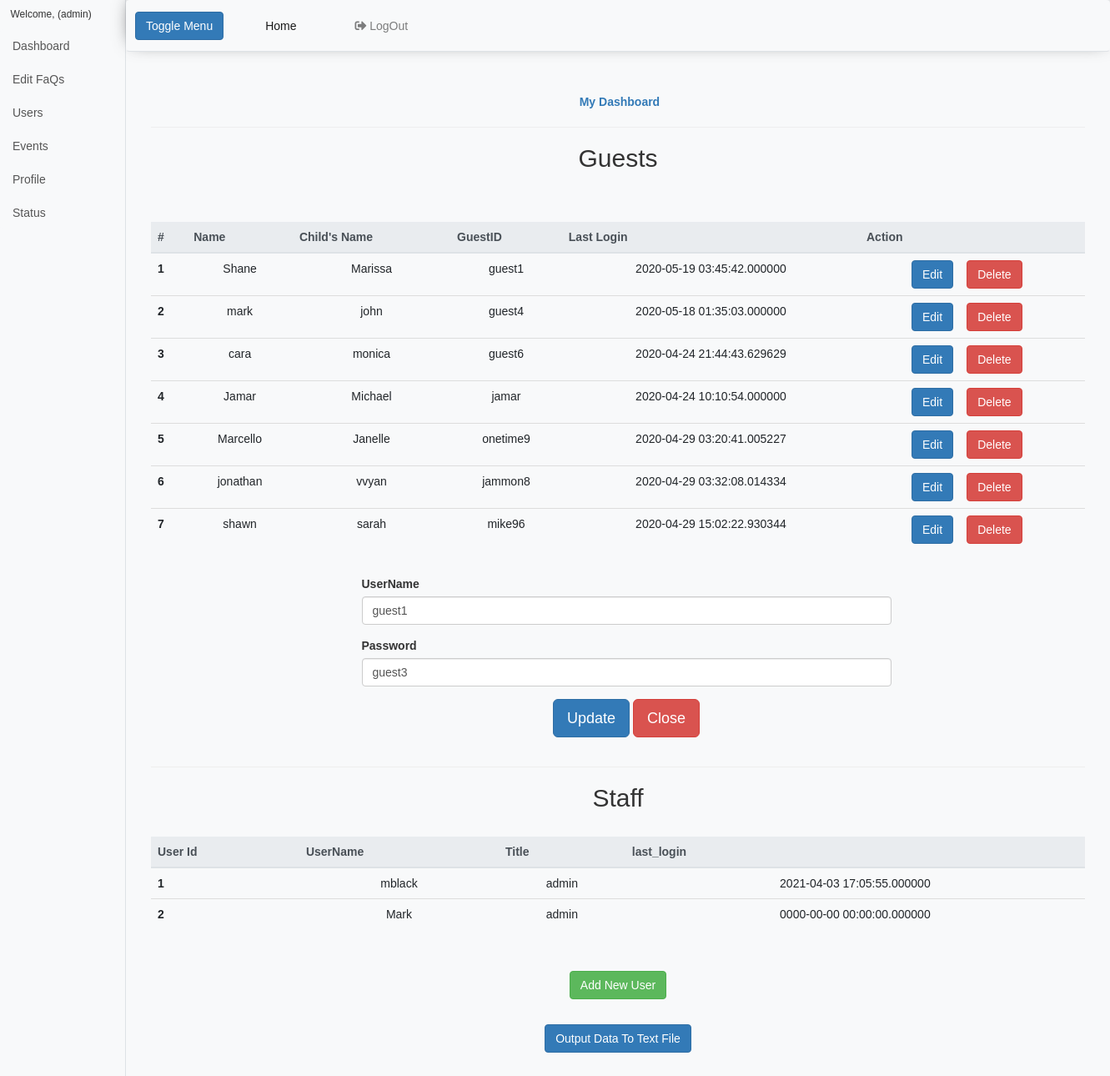
Screenshot of /Hospital/dashboardUsers?edit_user=2 with the database file from the repository.
### tables this page shows
CREATE TABLE `users` (
  `id` int(16) NOT NULL,
  `name` varchar(255) DEFAULT NULL,
  `child_name` varchar(255) DEFAULT NULL,
  `username` varchar(16) NOT NULL,
  `password` varchar(16) NOT NULL,
  `role` varchar(255) NOT NULL DEFAULT 'guest',
  `last_login` timestamp(6) NOT NULL DEFAULT current_timestamp(6) ON UPDATE current_timestamp(6)
);

### Hospital/includes/autoloader.php (called while the page is built, shortened)
<?php
function myAutoLoader($className)
{
	$searchFiles = array(
       	    INCLUDES_DIR.$className.'.php',
			    );
    foreach ($searchFiles as $file) {
    	if (file_exists($file)) {
			return;
    	}
    }
}

### Hospital/includes/manageUsersClass.php (called while the page is built, shortened)
<?php
class manageUsersClass {
  public function getAllUsers()
  {
    $conn = new databaseClass(DB_HOST,DB_UNAME,DB_PASS,DB_DBNAME);
    $stmt = "SELECT * FROM users;";
    $result =  mysqli_query($conn->getDB(),$stmt);
    $resultcheck = mysqli_num_rows($result);
    if($resultcheck > 0)
    {
      while($row = mysqli_fetch_assoc($result))
      {
        $users[] = $row;
      }
      return $users;
    }
  }
public function editUser($userid)
{
  $id = $userid;
  $db = new databaseClass(DB_HOST,DB_UNAME,DB_PASS,DB_DBNAME);
  $conn = $db->getDB();
  $stmt = $conn->query( "SELECT * FROM users WHERE id=$id;");
  if(mysqli_num_rows($stmt) == 1)
  {
       $row = $stmt->fetch_array( );
       return $row;
  }
}
}

### Hospital/includes/databaseClass.php (called while the page is built, shortened)
<?php
class databaseClass
{
  private $_mysqli;
  public function __construct(string $db_host,string $users,string $password,string $db_name)
  {
    $this->_mysqli = new mysqli($db_host,$users,$password,$db_name);
  }
  public function getDB()
  {
    return $this->_mysqli;
  }
}

### Hospital/includes/process.php (called while the page is built, shortened)
<?php
  $output = new manageUsersClass();
if(isset($_GET['edit_user']))
{
$id = $_GET['edit_user'];
$vals = $output->editUser($id);
$U_username = $vals['username'];
$U_password = $vals['password'];
}

### Hospital/dashboardUsers.php (the view, shortened to what this page needs)
<?php
$getUsers = new manageUsersClass();
$users = $getUsers->getAllUsers();
$countGuest = 0;
$countStaff = 0;
?>
<?php $user = $_SESSION['user']; ?>
<!DOCTYPE html>
<html lang="en">
<head>
    <link rel="stylesheet" href="https://maxcdn.bootstrapcdn.com/bootstrap/4.4.1/css/bootstrap.min.css">
    <link rel="stylesheet" href="https://use.fontawesome.com/releases/v5.6.3/css/all.css"
>
    <link rel="stylesheet" type="text/css" href="css/style.css">
</head>
<body class="bg-light">
    <link href="vendor/bootstrap/css/bootstrap.min.css" rel="stylesheet">
    <link rel="stylesheet" type="text/css" href="css/style.css">
    <link href="css/simple-sidebar.css" rel="stylesheet">
    </head>
    <body class="bg-light">
        <div class="d-flex" id="wrapper">
            <div class="bg-light border-right" id="sidebar-wrapper">
                <div class="sidebar-heading">Welcome, <?php echo $user ?> (admin)</div>
                <div class="list-group list-group-flush">
                    <a href="#" class="list-group-item list-group-item-action bg-light">Dashboard</a>
                    <a href=dashboardFaqs class="list-group-item list-group-item-action bg-light">Edit FaQs</a>
                    <a href="dashboardUsers" class="list-group-item list-group-item-action bg-light">Users</a>
                    <a href="#" class="list-group-item list-group-item-action bg-light">Events</a>
                    <a href="#" class="list-group-item list-group-item-action bg-light">Profile</a>
                    <a href="#" class="list-group-item list-group-item-action bg-light">Status</a>
                </div>
            </div>
            <div id="page-content-wrapper">
                <nav class="navbar navbar-expand-lg navbar-expand-sm navbar-light bg-light border-bottom "
                    role="tablist">
                    <button class="btn btn-primary" id="menu-toggle">Toggle Menu</button>
                    <div class="collapse navbar-collapse" id="navbarSupportedContent">
                        <ul class="navbar-nav ml-auto mt-2 mt-lg-0">
                            <li class="nav-item active">
                                <a class="nav-link" href="index">Home <span class="sr-only">(current)</span></a>
                            </li>
                            <li class="nav-item">
                                <a class="nav-link" href="includes/logout"><i
                                        class="fas fa-sign-out-alt"></i>&nbspLogOut</a>
                            </li>
                    </div>
                </nav>
                <div class="container-fluid">
                    <div class="col-lg-12 col-md-12 col-sm-12 col-xs-12 text-center mt-5">
                        <a href="#"><strong><span class="fa fa-dashboard"></span> My Dashboard</strong></a>
                        <hr>
                        <div class="table-responsive-sm">
                            <table class="table mt-5" id="faqtable">
                                <h2>Guests</h2>
                                <thead class="thead-light">
                                    <tr>
                                        <th scope="col">#</th>
                                        <th scope="col">Name</th>
                                        <th scope="col">Child's Name</th>
                                        <th scope="col">GuestID</th>
                                        <th scope="col">Last Login</th>
                                        <th colspan="2" scope="col">Action</th>
                                    </tr>
                                </thead>
                                <tbody>
                                    <?php foreach ($users as $user) :  ?>
                                    <?php if ($user['role'] != "admin") : ?>
                                    <tr>
                                        <th scope="row"><?php echo ++$countGuest ?></th>
                                        <td><?php echo $user['name'] ?></td>
                                        <td><?php echo $user['child_name'] ?></td>
                                        <td><?php echo $user['username'] ?></td>
                                        <td><?php echo $user['last_login'] ?></td>
                                        <td><a href="dashboardUsers?edit_user=<?php echo $user['id']; ?>"
                                                class="btn btn-primary float-right" id="openuser">Edit</a></td>&nbsp
                                        <td> <a href="includes/process?delete_user=<?php echo $user['id']; ?>"
                                                class="btn btn-danger float-left">Delete</a></td>
                                    </tr>
                                    <?php endif; ?>
                                    <?php endforeach ?>
                                </tbody>
                            </table>
                            <?php if (isset($_GET['edit_user'])) : ?>
                            <?php require_once('includes/process.php');    ?>
                            <div class="container" id="change" style="margin-top:30px;">
                                <div class="row justify-content-center">
                                    <div class="col-sm-7">
                                        <form method="post" action="includes/process">
                                            <div class="form-group text-left">
                                                <label><strong>UserName</strong></label>
                                                <input class="form-control" type="text" name="saveusername"
                                                    maxlength="40" value="<?php echo $U_username ?>" required>
                                            </div>
                                            <div class="form-group text-left">
                                                <label><strong>Password</strong></label>
                                                <input class="form-control" type="text" name="savepwd" maxlength="20"
                                                    value="<?php echo $U_password ?>" required>
                                            </div>
                                            <div class="form-group">
                                                <button class="btn btn-primary btn-lg" type="submit" name="update_user"
                                                    data-toggle="collapse"> Update </button>
                                                <button class="btn btn-danger btn-lg" type="button"
                                                    id="closeuser">Close</button>
                                            </div>
                                        </form>
                                    </div>
                                </div>
                            </div>
                            <?php endif ?>
                        </div>
                        <div class="table-responsive-sm">
                            <table class="table mt-5 text-center" id="stafftable">
                                <hr>
                                <h2>Staff</h2>
                                <thead class="thead-light">
                                    <tr>
                                        <th scope="col">User Id</th>
                                        <th scope="col">UserName</th>
                                        <th scope="col">Title</th>
                                        <th scope="col">last_login</th>
                                    </tr>
                                </thead>
                                <tbody>
                                    <?php foreach ($users as $user) :  ?>
                                    <?php if ($user['role'] == "admin") : ?>
                                    <tr>
                                        <th scope="row"><?php echo ++$countStaff ?></th>
                                        <td><?php echo $user['username'] ?></td>
                                        <td><?php echo $user['role'] ?></td>
                                        <td><?php echo $user['last_login'] ?></td>
                                    </tr>
                                    <?php endif; ?>
                                    <?php endforeach ?>
                                </tbody>
                            </table>
                            <button class="btn btn-success mt-5" data-toggle="collapse" data-target="#createuser"> Add
                                New User</button>
                            <form method="post" action="includes/process">
                                <button type="submit" class="btn btn-primary mt-5 mb-10" name="output"><a
                                        href="./file.txt" style="color:white;" download>Output Data To Text File</a>
                                </button>
                            </form>
                        </div>
                    </div>
                </div>
                <br><br><br>
            </div>
    </body>
</html>

### Hospital/css/style.css (style rules this page uses)
body { font-family: "Poppins", sans-serif; }
nav { box-shadow: 0px -5px 22px -8px rgba(0, 0, 0, 0.75); margin-bottom: 10px; }
.navbar-nav > li { margin-right: 20px; padding-left: 30px; padding-right: 10px; }

### Hospital/css/simple-sidebar.css (style rules this page uses)
body { overflow-x: hidden; }
#sidebar-wrapper { min-height: 100vh; margin-left: -15rem; -webkit-transition: margin .25s ease-out; -moz-transition: margin .25s ease-out; -o-transition: margin .25s ease-out; transition: margin .25s ease-out; }
#sidebar-wrapper .sidebar-heading { padding: 0.875rem 1.25rem; font-size: 1.2rem; }
#sidebar-wrapper .list-group { width: 15rem; }
#page-content-wrapper { min-width: 100vw; }
@media (min-width: 768px) { #sidebar-wrapper { margin-left: 0; } }
@media (min-width: 768px) { #page-content-wrapper { min-width: 0; width: 100%; } }

### rows the page displays
users: name "Shane", child_name "Marissa", username "guest1", last_login "2020-05-19 03:45:42.000000", saveusername "guest1", savepwd "guest3"
users: name "mark", child_name "john", username "guest4", last_login "2020-05-18 01:35:03.000000"
users: name "cara", child_name "monica", username "guest6", last_login "2020-04-24 21:44:43.629629"
users: name "Jamar", child_name "Michael", username "jamar", last_login "2020-04-24 10:10:54.000000"
users: name "Marcello", child_name "Janelle", username "onetime9", last_login "2020-04-29 03:20:41.005227"
users: name "jonathan", child_name "vvyan", username "jammon8", last_login "2020-04-29 03:32:08.014334"
users: name "shawn", child_name "sarah", username "mike96", last_login "2020-04-29 15:02:22.930344"
users: username "mblack", role "admin", last_login "2021-04-03 17:05:55.000000"
users: username "Mark", role "admin", last_login "0000-00-00 00:00:00.000000"
